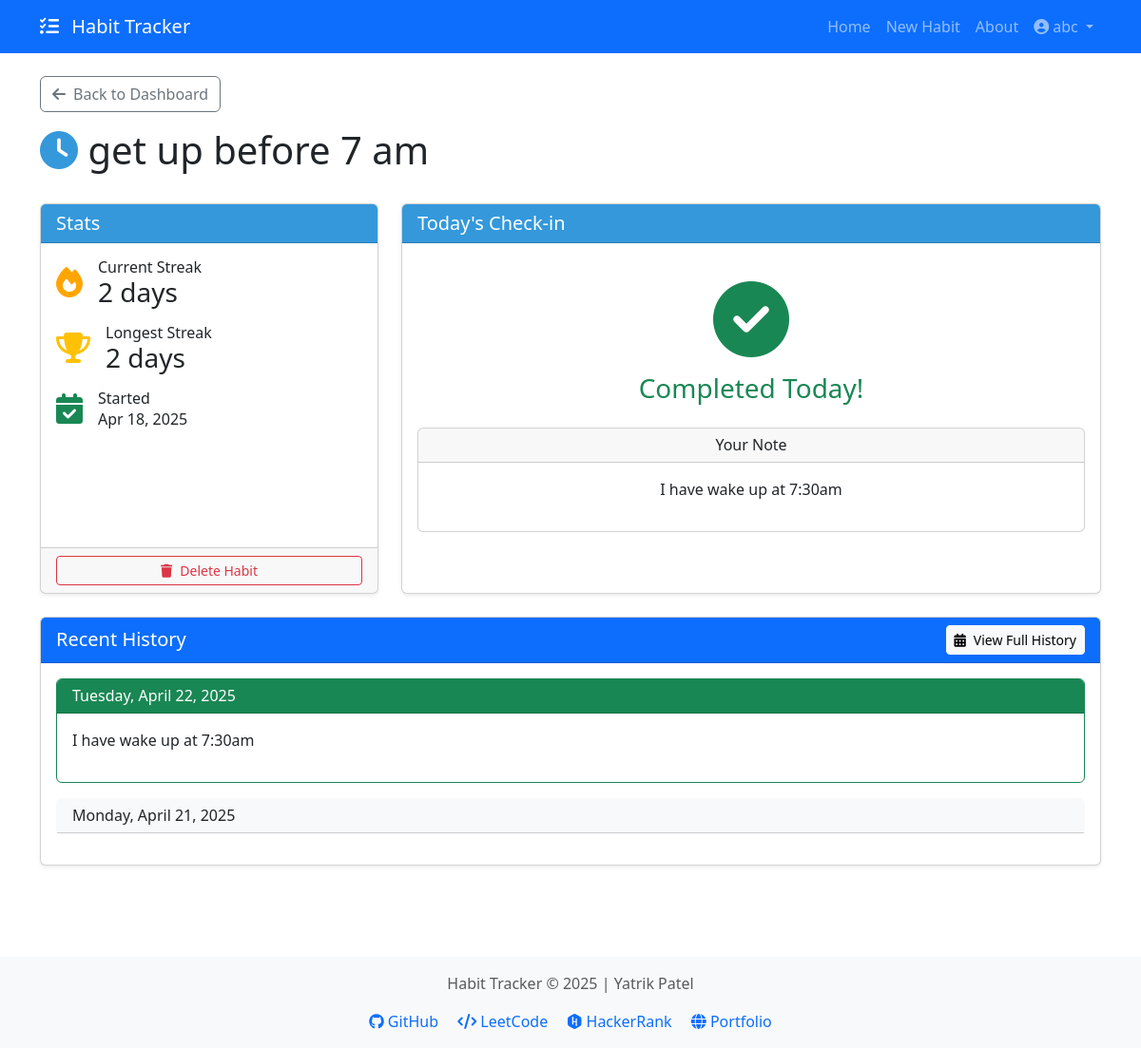
Page /habit/1 (signed in) on the committed database.
### models.py (models this page shows, shortened)
class User(db.Model, UserMixin):
    __tablename__ = 'users'
    id = db.Column(db.Integer, primary_key=True)
    username = db.Column(db.String(64), unique=True, nullable=False)
    email = db.Column(db.String(120), unique=True, nullable=False)
    password_hash = db.Column(db.String(128))
    created_at = db.Column(db.DateTime, default=datetime.utcnow)
    habits = db.relationship('Habit', backref='user', lazy=True, cascade="all, delete-orphan")

class Habit(db.Model):
    __tablename__ = 'habits'
    id = db.Column(db.Integer, primary_key=True)
    name = db.Column(db.String(100), nullable=False)
    created_at = db.Column(db.DateTime, default=datetime.utcnow)
    color = db.Column(db.String(7), default="#3498db")  # Hex color code
    icon = db.Column(db.String(50), nullable=True)
    current_streak = db.Column(db.Integer, default=0)
    longest_streak = db.Column(db.Integer, default=0)
    user_id = db.Column(db.Integer, db.ForeignKey('users.id'), nullable=False)
    logs = db.relationship('HabitLog', backref='habit', lazy=True, cascade="all, delete-orphan")

class HabitLog(db.Model):
    __tablename__ = 'habit_logs'
    id = db.Column(db.Integer, primary_key=True)
    habit_id = db.Column(db.Integer, db.ForeignKey('habits.id'), nullable=False)
    date = db.Column(db.Date, default=date.today)
    note = db.Column(db.Text, nullable=True)

### routes/habit_routes.py (the view)
@habit_bp.route('/<int:id>', methods=['GET'])
@login_required
def habit_detail(id):
    habit = Habit.query.get_or_404(id)
    if habit.user_id != current_user.id:
        abort(403)
    today = date.today()
    today_log = HabitLog.query.filter_by(
        habit_id=habit.id,
        date=today
    ).first()
    recent_logs = HabitLog.query.filter_by(
        habit_id=habit.id
    ).order_by(desc(HabitLog.date)).limit(10).all()
    return render_template(
        'habit_detail.html',
        habit=habit,
        today_log=today_log,
        recent_logs=recent_logs
    )

### app.py (called while the page is built)
def create_app(config_class=Config):
    app = Flask(__name__)
    app.config.from_object(config_class)
    db.init_app(app)
    login_manager = LoginManager()
    login_manager.login_view = 'auth.login'
    login_manager.login_message_category = 'info'
    login_manager.login_message = 'Please log in to access this page.'
    login_manager.init_app(app)
    @login_manager.user_loader
    def load_user(user_id):
        return User.query.get(int(user_id))
    register_routes(app)
    with app.app_context():
        db.create_all()
    return app

### templates/habit_detail.html (shortened to what this page needs)
{% extends "base.html" %}
{% block content %}
<div class="row mb-4">
    <div class="col">
        <a href="{{ url_for('main.home') }}" class="btn btn-outline-secondary mb-3">
            <i class="fas fa-arrow-left me-2"></i>Back to Dashboard
        </a>
        <h1>
            {% if habit.icon %}
                <i class="fas fa-{{ habit.icon }} habit-icon"></i>
            {% endif %}
            {{ habit.name }}
        </h1>
    </div>
</div>
<div class="row">
    <div class="col-md-4 mb-4">
        <div class="card shadow-sm h-100">
            <div class="card-header habit-header">
                <h5 class="mb-0">Stats</h5>
            </div>
            <div class="card-body">
                <div class="d-flex align-items-center mb-3">
                    <div class="me-3">
                        <i class="fas fa-fire fa-2x streak-fire"></i>
                    </div>
                    <div>
                        <h6 class="mb-0">Current Streak</h6>
                        <h3 class="mb-0" id="current-streak">{{ habit.current_streak }} days</h3>
                    </div>
                </div>
                <div class="d-flex align-items-center mb-3">
                    <div class="me-3">
                        <i class="fas fa-trophy fa-2x text-warning"></i>
                    </div>
                    <div>
                        <h6 class="mb-0">Longest Streak</h6>
                        <h3 class="mb-0" id="longest-streak">{{ habit.longest_streak }} days</h3>
                    </div>
                </div>
                <div class="d-flex align-items-center">
                    <div class="me-3">
                        <i class="fas fa-calendar-check fa-2x text-success"></i>
                    </div>
                    <div>
                        <h6 class="mb-0">Started</h6>
                        <p class="mb-0">{{ habit.created_at.strftime('%b %d, %Y') }}</p>
                    </div>
                </div>
            </div>
            <div class="card-footer">
                <form method="POST" action="{{ url_for('habit.delete_habit', id=habit.id) }}"
                      onsubmit="return confirm('Are you sure you want to delete this habit? All logs will be lost.');">
                    <button type="submit" class="btn btn-outline-danger btn-sm w-100">
                        <i class="fas fa-trash me-2"></i>Delete Habit
                    </button>
                </form>
            </div>
        </div>
    </div>
    <div class="col-md-8 mb-4">
        <div class="card shadow-sm">
            <div class="card-header habit-header">
                <h5 class="mb-0">Today's Check-in</h5>
            </div>
            <div class="card-body">
                {% if not today_log %}
                    <div class="text-center py-4">
                        <h5 class="mb-4">Did you complete "{{ habit.name }}" today?</h5>
                        <form id="check-in-form" method="POST" action="{{ url_for('habit.log_habit', id=habit.id) }}">
                            <div class="mb-3">
                                <label for="note" class="form-label">Add a note (optional)</label>
                                <textarea class="form-control" id="note" name="note" rows="2" placeholder="How did it go today?"></textarea>
                            </div>
                            <button type="submit" class="btn btn-success btn-lg px-5">
                                <i class="fas fa-check me-2"></i>Yes, I did it!
                            </button>
                        </form>
                    </div>
                {% else %}
                    <div class="text-center py-4">
                        <div class="mb-4">
                            <i class="fas fa-check-circle text-success fa-5x"></i>
                            <h3 class="mt-3 text-success">Completed Today!</h3>
                        </div>
                        <div class="mb-4">
                            {% if today_log.note %}
                                <div class="card">
                                    <div class="card-header">
                                        <h6 class="mb-0">Your Note</h6>
                                    </div>
                                    <div class="card-body">
                                        <p>{{ today_log.note }}</p>
                                    </div>
                                </div>
                            {% endif %}
                        </div>
                    </div>
                {% endif %}
            </div>
        </div>
    </div>
</div>
<div class="card shadow-sm mb-4">
    <div class="card-header bg-primary text-white">
        <div class="d-flex justify-content-between align-items-center">
            <h5 class="mb-0">Recent History</h5>
            <a href="{{ url_for('habit.habit_history', id=habit.id) }}" class="btn btn-sm btn-light">
                <i class="fas fa-calendar-alt me-2"></i>View Full History
            </a>
        </div>
    </div>
    <div class="card-body">
        {% if recent_logs %}
            <div class="timeline">
                {% for log in recent_logs %}
                    <div class="card mb-3 {% if loop.first %}border-success{% else %}border-light{% endif %}">
                        <div class="card-header {% if loop.first %}bg-success text-white{% else %}bg-light{% endif %}">
                            <h6 class="mb-0">{{ log.date.strftime('%A, %B %d, %Y') }}</h6>
                        </div>
                        {% if log.note %}
                            <div class="card-body">
                                <p>{{ log.note }}</p>
                            </div>
                        {% endif %}
                    </div>
                {% endfor %}
            </div>
        {% else %}
            <div class="text-center py-4">
                <i class="fas fa-calendar-times fa-4x text-muted mb-3"></i>
                <h5>No check-ins yet</h5>
                <p class="text-muted">Start your streak today!</p>
            </div>
        {% endif %}
    </div>
</div>
{% endblock %}

### templates/base.html (shortened to what this page needs)
<!DOCTYPE html>
<html lang="en">
<head>
    <link href="https://cdn.jsdelivr.net/npm/bootstrap@5.3.0-alpha1/dist/css/bootstrap.min.css" rel="stylesheet">
    <link rel="stylesheet" href="https://cdnjs.cloudflare.com/ajax/libs/font-awesome/6.3.0/css/all.min.css">
    <link rel="stylesheet" href="{{ url_for('static', filename='css/main.css') }}">
</head>
<body>
    <nav class="navbar navbar-expand-lg navbar-dark bg-primary">
        <div class="container">
            <a class="navbar-brand" href="{{ url_for('main.home') }}">
                <i class="fas fa-tasks me-2"></i>
                Habit Tracker
            </a>
            <div class="collapse navbar-collapse" id="navbarNav">
                <ul class="navbar-nav ms-auto">
                    {% if current_user.is_authenticated %}
                        <li class="nav-item">
                            <a class="nav-link" href="{{ url_for('main.home') }}">Home</a>
                        </li>
                        <li class="nav-item">
                            <a class="nav-link" href="{{ url_for('habit.new_habit') }}">New Habit</a>
                        </li>
                        <li class="nav-item">
                            <a class="nav-link" href="{{ url_for('main.about') }}">About</a>
                        </li>
                        <li class="nav-item dropdown">
                            <a class="nav-link dropdown-toggle" href="#" id="navbarDropdown" role="button"
                               data-bs-toggle="dropdown" aria-expanded="false">
                                <i class="fas fa-user-circle me-1"></i>{{ current_user.username }}
                            </a>
                        </li>
                    {% endif %}
                </ul>
            </div>
        </div>
    </nav>
    <div class="container py-4">
        {% block content %}{% endblock %}
    </div>
    <footer class="bg-light py-3 mt-5">
        <div class="container text-center text-muted">
            <p>Habit Tracker &copy; <span id="current-year"></span> | Yatrik Patel</p>
            <div class="social-links">
                <a href="https://github.com/Yatrik1107" target="_blank" class="text-decoration-none mx-2">
                    <i class="fab fa-github"></i> GitHub
                </a>
                <a href="https://leetcode.com/u/YatrikPatel1107/" target="_blank" class="text-decoration-none mx-2">
                    <i class="fas fa-code"></i> LeetCode
                </a>
                <a href="https://www.hackerrank.com/profile/yatrikbilodariya" target="_blank" class="text-decoration-none mx-2">
                    <i class="fab fa-hackerrank"></i> HackerRank
                </a>
                <a href="https://yatrik1107.github.io/portfolio-website/" target="_blank" class="text-decoration-none mx-2">
                    <i class="fas fa-globe"></i> Portfolio
                </a>
            </div>
        </div>
    </footer>
</body>
</html>

### static/css/main.css (style rules this page uses)
.streak-fire { color: orange; }
.habit-icon { color: inherit; }
.habit-header { background-color: #3498db; color: white; }

### rows in the picture
User: username "abc"
Habit: name "get up before 7 am", current_streak "2", longest_streak "2", created_at "Apr 18, 2025"
HabitLog: note "I have wake up at 7:30am", date "Tuesday, April 22, 2025"
HabitLog: date "Monday, April 21, 2025"
